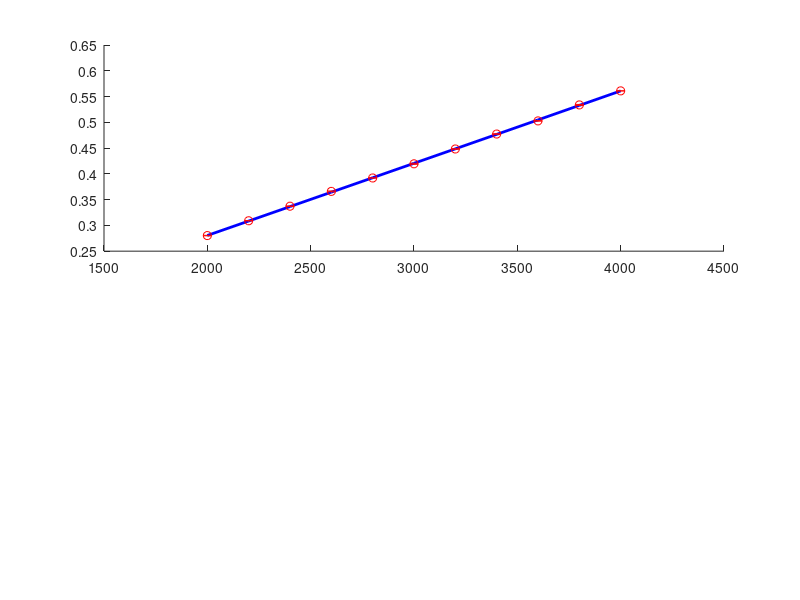

Reproduce this figure in MATLAB. (Note: this script raises an error after producing the figure.)
%% 实验数据（原始测量值）
exp_data = [
    % 11800  11.2 0.374   1.694   1.692   1.691   1.692;
    % 12000  11.2 0.380   1.717   1.719   1.720   1.719;
    % 12200  11.2 0.387   1.750   1.750   1.751   1.750;
    % 19600  10.3 0.636   2.880   2.878   2.879   2.879;
    % 19800  10.3 0.643   2.907   2.908   2.907   2.905;
    % 20000  10.3 0.649   2.936   2.936   2.935   2.937;
  2000   12  0.062    0.280   0.280   0.281   0.280;
    2200   12  0.068    0.309   0.309   0.309   0.309;
    2400   12  0.074    0.337   0.338   0.337   0.337;
    2600   12  0.081    0.365   0.366   0.367   0.366;
    2800   12  0.087    0.392   0.392   0.392   0.392;
    3000   12  0.093    0.418   0.420   0.420   0.420;
    3200   12  0.099    0.448   0.448   0.449   0.448;
    3400   12  0.105    0.477   0.478   0.477   0.477;
    3600   12  0.112    0.503   0.503   0.502   0.503;
    3800   12  0.118    0.533   0.534   0.533   0.535;
    4000   12  0.124    0.561   0.561   0.561   0.561;


  
% 2000,1.241,0.062,0.281,12,0.280,0.280,0.281,0.280,0.280
% 2200,1.241,0.068,0.309,12,0.309,0.309,0.308,0.309,0.307
% 2400,1.241,0.074,0.337,12,0.337,0.337,0.338,0.337,0.337
% 2600,1.241,0.081,0.365,12,0.365,0.366,0.366,0.367,0.365
% 2800,1.241,0.087,0.393,12,0.392,0.392,0.392,0.392,0.392
% 3000,1.241,0.093,0.421,12,0.418,0.420,0.420,0.420,0.420
% 3200,1.241,0.099,0.449,12,0.449,0.448,0.449,0.449,0.450
% 3400,1.241,0.105,0.477,12,0.477,0.478,0.477,0.477,0.478
% 3600,1.241,0.112,0.505,12,0.503,0.503,0.503,0.503,0.502
% 3800,1.241,0.118,0.533,12,0.534,0.533,0.534,0.535,0.533
% 4000,1.241,0.124,0.561,12,0.562,0.561,0.561,0.561,0.561
% 4200,1.241,0.130,0.589,12,0.592,0.590,0.588,0.588,0.589
% 4400,1.241,0.137,0.618,12,0.616,0.614,0.615,0.614,0.616
% 4600,1.241,0.143,0.646,12,0.646,0.646,0.644,0.646,0.643
% 4800,1.241,0.149,0.674,12,0.674,0.676,0.675,0.676,0.675
% 5000,1.241,0.155,0.702,12,0.701,0.703,0.701,0.703,0.704
% 5200,1.241,0.161,0.730,12,0.731,0.729,0.731,0.731,0.729
% 5400,1.241,0.168,0.758,12,0.760,0.759,0.760,0.757,0.757
% 5600,1.241,0.174,0.786,12,0.786,0.786,0.784,0.784,0.782
% 5800,1.241,0.180,0.814,12,0.814,0.813,0.814,0.812,0.813
% 6000,1.241,0.186,0.842,12,0.843,0.845,0.843,0.844,0.843
% 6200,1.241,0.192,0.870,12,0.867,0.867,0.865,0.869,0.869
% 6400,1.241,0.199,0.898,12,0.898,0.898,0.898,0.897,0.898
% 6600,1.241,0.205,0.926,12,0.924,0.922,0.927,0.926,0.926
% 6800,1.268,0.216,0.975,11.2,0.972,0.974,0.970,0.972,0.973
% 7000,1.268,0.222,1.004,11.2,1.003,1.004,1.002,1.003,1.003
% 7200,1.268,0.228,1.033,11.2,1.032,1.036,1.034,1.035,1.034
% 7400,1.268,0.235,1.061,11.2,1.062,1.061,1.061,1.062,1.062
% 7600,1.268,0.241,1.090,11.2,1.091,1.091,1.090,1.089,1.091
% 7800,1.268,0.247,1.119,11.2,1.119,1.117,1.119,1.119,1.200
% 8000,1.268,0.254,1.147,11.2,1.145,1.146,1.145,1.147,1.145
% 8200,1.268,0.260,1.176,11.2,1.175,1.173,1.173,1.173,1.175
% 8400,1.268,0.266,1.205,11.2,1.202,1.206,1.205,1.205,1.206
% 8600,1.268,0.273,1.233,11.2,1.235,1.237,1.235,1.238,1.236
% 8800,1.268,0.279,1.262,11.2,1.258,1.259,1.258,1.257,1.259
% 9000,1.268,0.285,1.291,11.2,1.288,1.289,1.289,1.290,1.291
% 9200,1.268,0.292,1.319,11.2,1.316,1.316,1.316,1.317,1.318
% 9400,1.268,0.298,1.348,11.2,1.350,1.349,1.350,1.348,1.348
% 9600,1.268,0.304,1.377,11.2,1.378,1.375,1.376,1.380,1.378
% 9800,1.268,0.311,1.405,11.2,1.403,1.404,1.402,1.403,1.404
% 10000 11.2 0.317 1.435 1.440 1.439 1.438 ;
% 10200 11.2 0.323 1.459 1.461 1.461 1.459 ;
% 10400 11.2 0.330 1.491 1.490 1.491 1.491 ;
% 10600 11.2 0.336 1.520 1.521 1.520 1.522 ;
% 10800 11.2 0.342 1.544 1.542 1.543 1.546 ;
% 11000 11.2 0.349 1.575 1.573 1.573 1.575 ;
% 11200 11.2 0.355 1.608 1.604 1.607 1.607 ;
% 11400 11.2 0.361 1.630 1.633 1.636 1.634 ;
% 11600 11.2 0.368 1.670 1.665 1.661 1.665 ;
% 11800 11.2 0.374 1.693 1.691 1.692 1.694 ;
% 12000 11.2 0.380 1.717 1.719 1.720 1.719 ;
% 12200 11.2 0.387 1.750 1.751 1.753,1.750;
% 12400 11.2 0.393 1.779 1.782 1.780,1.781;
% 12600 11.2 0.399 1.807 1.803 1.803,1.804;
% 12800 11.2 0.406 1.837 1.838 1.839,1.838;
% 13000 11.2 0.412 1.863 1.865 1.866,1.865;
% 13200,1.268,0.418,1.893,11.2,1.894,1.893,1.894,1.890,1.894
% 13400,1.268,0.425,1.922,11.2,1.918,1.917,1.919,1.917,1.918
% 13600,1.268,0.431,1.950,11.2,1.950,1.951,1.948,1.951,1.949
% 13800,1.268,0.437,1.979,11.2,1.979,1.978,1.978,1.982,1.978
% 14000,1.268,0.444,2.008,11.2,2.010,2.009,2.009,2.010,2.008
% 14200,1.268,0.450,2.036,11.2,2.034,2.037,2.034,2.034,2.036
% 14400,1.268,0.456,2.065,11.2,2.067,2.067,2.066,2.067,2.066
% 14600,1.268,0.463,2.094,11.2,2.091,2.091,2.090,2.089,2.091
% 14800,1.268,0.469,2.122,11.2,2.118,2.119,2.118,2.119,2.122
% 15000,1.268,0.476,2.151,11.2,2.153,2.151,2.152,2.151,2.153
% 15200,1.268,0.482,2.180,11.2,2.177,2.178,2.176,2.180,2.178
% 15400,1.268,0.488,2.208,11.2,2.207,2.209,2.207,2.210,2.207
% 15600,1.268,0.495,2.237,11.2,2.238,2.238,2.237,2.239,2.237
% 15800,1.268,0.501,2.266,11.2,2.264,2.262,2.263,2.263,2.263
% 16000,1.268,0.507,2.295,11.2,2.293,2.293,2.293,2.294,2.293
% 16200,1.268,0.514,2.323,11.2,2.325,2.325,2.325,2.324,2.329
% 16400,1.268,0.520,2.352,11.2,2.349,2.347,2.349,2.351,2.349
% 16600,1.268,0.526,2.381,11.2,2.382,2.381,2.382,2.383,2.382
% 16800,1.268,0.533,2.409,11.2,2.412,2.410,2.412,2.414,2.410
% 17000 1.268 0.539 2.436 2.438 2.441 2.434;
% 17200 1.268 0.545 2.468 2.468 2.466 2.467;
% 17400 1.268 0.552 2.498 2.497 2.496 2.497;
% 17600 1.268 0.558 2.526 2.522 2.527 2.526;
% 17800 1.298 0.578 2.610 2.614 2.609 2.609;
% 18000 1.298 0.584 2.643 2.644 2.645 2.643;
% 18200 1.298 0.591 2.673 2.674 2.672 2.673;
% 18400 1.298 0.597 2.704 2.701 2.699 2.798;
% 18600 1.298 0.604 2.730 2.731 2.732 2.731;
% 18800 1.298 0.610 2.762 2.761 2.759 2.760;
% 19000 10.3 0.617 2.785 2.786 2.788 2.789;
% 19200 10.3 0.623 2.820 2.817 2.817 2.819;
% 19400 10.3 0.630 2.848 2.844 2.848 2.849;
% 19600 10.3 0.636 2.880 2.878 2.879 2.879;
% 19800 10.3 0.643 2.908 2.907 2.906 2.907;
% 20000 10.3 0.649 2.936 2.935 2.936 2.934;

];

%% 理论计算结果（您提供的过渡区数据）
theory_data = [
% 11800      0.371941        1.682620       
% 12000      0.378332        1.711533       
% 12200      0.384724        1.740452       
% 19600      0.621909        2.813450       
% 19800      0.628334        2.842517       
% 20000      0.634760        2.871587
%好
% 11800      0.375164        1.697200       
% 12000      0.381651        1.726549       
% 12200      0.388140        1.755906       
% 19600      0.629161        2.846257       
% 19800      0.635695        2.875818       
% 20000      0.642231        2.905383 
2000       0.062000        0.280481       
2200       0.068186        0.308468       
2400       0.074374        0.336458       
2600       0.080562        0.364456       
2800       0.086754        0.392465       
3000       0.092948        0.420489       
3200       0.099147        0.448532       
3400       0.105351        0.476597       
3600       0.111561        0.504688       
3800       0.117777        0.532809       
4000       0.124000        0.560963  
%会
% 2000       0.062000        0.280481       
% 2200       0.068080        0.307986       
% 2400       0.074179        0.335576       
% 2600       0.080300        0.363269       
% 2800       0.086447        0.391078       
% 3000       0.092623        0.419015       
% 3200       0.098829        0.447091       
% 3400       0.105068        0.475315       
% 3600       0.111341        0.503696       
% 3800       0.117652        0.532243       
% 4000       0.124000        0.560963 
%全，用1.75lg的n
% 10000      0.316855        1.433417       
% 10200      0.323326        1.462692       
% 10400      0.329799        1.491976       
% 10600      0.336274        1.521269       
% 10800      0.342751        1.550571       
% 11000      0.349230        1.579881       
% 11200      0.355711        1.609199       
% 11400      0.362194        1.638525       
% 11600      0.368678        1.667859       
% 11800      0.375164        1.697200       
% 12000      0.381651        1.726549       
% 12200      0.388140        1.755906       
% 12400      0.394631        1.785269       
% 12600      0.401123        1.814640       
% 12800      0.407617        1.844017       
% 13000      0.414113        1.873402       
% 13200      0.420610        1.902793       
% 13400      0.427108        1.932191       
% 13600      0.433608        1.961595       
% 13800      0.440109        1.991005       
% 14000      0.446611        2.020422       
% 14200      0.453115        2.049845       
% 14400      0.459620        2.079273       
% 14600      0.466127        2.108708       
% 14800      0.472635        2.138149       
% 15000      0.479144        2.167595       
% 15200      0.485654        2.197047       
% 15400      0.492165        2.226504       
% 15600      0.498678        2.255967       
% 15800      0.505192        2.285435       
% 16000      0.511707        2.314909       
% 16200      0.518223        2.344387       
% 16400      0.524741        2.373871       
% 16600      0.531259        2.403360       
% 16800      0.537779        2.432854       
% 17000      0.544300        2.462353       
% 17200      0.550821        2.491857       
% 17400      0.557344        2.521365       
% 17600      0.563868        2.550878       
% 17800      0.570393        2.580396       
% 18000      0.576919        2.609919       
% 18200      0.583446        2.639446       
% 18400      0.589974        2.668977       
% 18600      0.596502        2.698513       
% 18800      0.603032        2.728053       
% 19000      0.609563        2.757598       
% 19200      0.616095        2.787147       
% 19400      0.622627        2.816700       
% 19600      0.629161        2.846257       
% 19800      0.635695        2.875818       
% 20000      0.642231        2.905383       
];

%% 数据提取
% 实验数据（仅过渡区2000-4000）
exp_Re = exp_data(1:11, 1);                    % 雷诺数
exp_Q_mean = mean(exp_data(1:11, 4:7), 2);     % 实验流量均值
exp_Q_std = std(exp_data(1:11, 4:7), 0, 2);    % 实验流量标准差

% 理论数据
theory_Re = theory_data(:, 1);
theory_Q = theory_data(:, 3);                  % 理论流量

%% 精确误差计算（保留6位小数）
sim_Q = interp1(theory_Re, theory_Q, exp_Re, 'pchip');
abs_error = sim_Q - exp_Q_mean;
rel_error = (abs_error ./ exp_Q_mean) * 100;   % 相对误差(%)

%% 高精度误差表格输出
fprintf('======== 过渡区(2000-4000)误差分析 ========\n');
fprintf('%-8s %-12s %-12s %-12s %-12s\n',...
        'Re', 'Q_exp', 'Q_theory', 'ΔQ', 'Error(%)');
fprintf('------------------------------------------------\n');
for i = 1:length(exp_Re)
    fprintf('%-8d %-12.6f %-12.6f %-12.6f %-12.6f\n',...
            exp_Re(i), exp_Q_mean(i), theory_Q(i),...
            abs_error(i), rel_error(i));
end
fprintf('\n统计结果:\n');
fprintf('平均绝对误差: %.6f m³/h\n', mean(abs(abs_error)));
fprintf('平均相对误差: %.6f%%\n', mean(abs(rel_error)));
fprintf('最大相对误差: %.6f%% @ Re=%d\n',...
        max(abs(rel_error)), exp_Re(find(abs(rel_error)==max(abs(rel_error)),1)));

%% 精确误差可视化
figure('Position', [100 100 900 600]);

% 流量对比图
subplot(2,1,1);
hold on;
% 理论曲线
plot(theory_Re, theory_Q, 'b-', 'LineWidth', 2, 'DisplayName', '理论值'); 
% 实验数据
errorbar(exp_Re, exp_Q_mean, exp_Q_std, 'ro',...
    'MarkerSize', 8, 'MarkerFaceColor', 'r',...
    'LineWidth', 1.5, 'DisplayName', '实验值');
% 图表美化
xlabel('雷诺数 Re', 'FontSize', 11, 'FontWeight', 'bold');
ylabel('流量 Q (m³/h)', 'FontSize', 11, 'FontWeight', 'bold');
title('过渡区流量对比（理论vs实验）', 'FontSize', 12, 'FontWeight', 'bold');
legend('Location', 'northwest');
grid on;
set(gca, 'FontSize', 10, 'LineWidth', 1.2, 'XTick', theory_Re);

% 误差分布图（精确到0.0001%）
subplot(2,1,2);
bar(exp_Re, rel_error, 0.6, 'FaceColor', [0.2 0.6 0.9]);
hold on;
% 误差标签
for i = 1:length(exp_Re)
    text(exp_Re(i), rel_error(i)+sign(rel_error(i))*0.02,...
        sprintf('%.4f%%', rel_error(i)),...
        'HorizontalAlignment', 'center', 'FontSize', 8);
end
% 辅助线
yline(0, 'k-', 'LineWidth', 1);
% 图表美化
xlabel('雷诺数 Re', 'FontSize', 11, 'FontWeight', 'bold');
ylabel('相对误差 (%)', 'FontSize', 11, 'FontWeight', 'bold');
title(sprintf('相对误差分布 (平均: %.4f%%)', mean(abs(rel_error))),...
      'FontSize', 12, 'FontWeight', 'bold');
grid on;
set(gca, 'FontSize', 10, 'LineWidth', 1.2, 'XTick', exp_Re);
ylim([min(rel_error)-0.1, max(rel_error)+0.1]);
%% 精确误差可视化（含绝对误差分布图）
figure('Position', [100 100 1000 800]);

% 1. 流量对比图
subplot(3,1,1);
hold on;
plot(theory_Re, theory_Q, 'b-o', 'LineWidth', 2, 'MarkerSize', 6, 'MarkerFaceColor', 'b', 'DisplayName', '理论值'); 
errorbar(exp_Re, exp_Q_mean, exp_Q_std, 'rs--',...
    'MarkerSize', 8, 'MarkerFaceColor', 'r',...
    'LineWidth', 1.5, 'DisplayName', '实验值±标准差');

title('湍流区流量对比 (Re=11800-20000)', 'FontSize', 12, 'FontWeight', 'bold');
xlabel('雷诺数 Re', 'FontSize', 11);
ylabel('流量 Q (m³/h)', 'FontSize', 11);
legend('Location', 'northwest');
grid on;
set(gca, 'XTick', theory_Re, 'FontSize', 10);

% 2. 绝对误差分布图（柱状图+数值标签）
subplot(3,1,2);
abs_error_ml = abs_error * 1000; % 转换为毫升/小时更直观
bar(exp_Re, abs_error_ml, 0.6, 'FaceColor', [0.4 0.7 0.9]);
hold on;

% 添加数据标签（精确到0.1 mL/h）
for i = 1:length(exp_Re)
    text(exp_Re(i), abs_error_ml(i) + 2*sign(abs_error_ml(i)),...
        sprintf('%.1f', abs_error_ml(i)),...
        'HorizontalAlignment', 'center', 'FontSize', 9, 'FontWeight', 'bold');
end

title('绝对误差分布', 'FontSize', 12, 'FontWeight', 'bold');
xlabel('雷诺数 Re', 'FontSize', 11);
ylabel('绝对误差 (×10^{-3} m³/h)', 'FontSize', 11);
yline(0, 'k-', 'LineWidth', 1);
grid on;
set(gca, 'XTick', exp_Re, 'FontSize', 10);
ylim([min(abs_error_ml)-10, max(abs_error_ml)+10]);

% 3. 相对误差分布图
subplot(3,1,3);
bar(exp_Re, rel_error, 0.6, 'FaceColor', [0.9 0.6 0.3]);
hold on;

% 添加数据标签（精确到0.01%）
for i = 1:length(exp_Re)
    text(exp_Re(i), rel_error(i) + 0.2*sign(rel_error(i)),...
        sprintf('%.2f%%', rel_error(i)),...
        'HorizontalAlignment', 'center', 'FontSize', 9, 'FontWeight', 'bold');
end

title('相对误差分布', 'FontSize', 12, 'FontWeight', 'bold');
xlabel('雷诺数 Re', 'FontSize', 11);
ylabel('相对误差 (%)', 'FontSize', 11);
yline(0, 'k-', 'LineWidth', 1);
grid on;
set(gca, 'XTick', exp_Re, 'FontSize', 10);
ylim([min(rel_error)-0.5, max(rel_error)+0.5]);

%% 添加全局统计标注
% annotation('textbox', [0.15 0.95 0.7 0.03], 'String',...
%     sprintf('全局统计: 平均绝对误差=%.2f×10^{-3}m³/h | 平均相对误差=%.2f%% | 最大误差=%.2f%% @Re=%d',...
%     mean(abs(abs_error_ml)), mean(abs(rel_error)),...
%     max(abs(rel_error)), exp_Re(find(abs(rel_error)==max(abs(rel_error)),1))),...
%     'EdgeColor', 'none', 'HorizontalAlignment', 'center', 'FontSize', 10, 'FontWeight', 'bold');
%% 新增：传统时差法与理论流速对比（完整代码补充在原代码最后）
figure('Position',[100 100 1000 400], 'Color','w')

% 从实验数据提取测量流速
exp_v_measured = exp_data(:,3);  % 实验测量的线平均流速（时差法直接测得）

% 从理论数据获取面平均流速（需要转换）
D = 0.04; % 管道直径(m)
A = pi*(D/2)^2; % 截面积(m²)
theory_v_surface = theory_Q/3600/A; % 理论面平均流速(m/s)

% 计算时差法直接将线平均流速作为面平均流速的误差
error_v = (exp_v_measured - theory_v_surface)./theory_v_surface*100;

% 绘制误差对比图
subplot(1,2,1)
hold on; grid on; box on
plot(exp_Re, exp_v_measured, 'bo-', 'LineWidth',1.5, 'MarkerSize',8, 'MarkerFaceColor','b', 'DisplayName','测量值')
plot(exp_Re, theory_v_surface, 'rs--', 'LineWidth',2, 'MarkerSize',8, 'DisplayName','理论流速')
xlabel('雷诺数 Re', 'FontSize',11)
ylabel('流速 (m/s)', 'FontSize',11)
title('(a) 流速测量值对比', 'FontSize',12)
legend('Location','northwest')
set(gca, 'FontSize',10)

subplot(1,2,2)
hold on; grid on; box on
bar(exp_Re, error_v, 0.6, 'FaceColor',[0.8 0.2 0.2])
for i = 1:length(exp_Re)
    text(exp_Re(i), error_v(i)+sign(error_v(i))*0.1, sprintf('%.2f%%',error_v(i)),...
        'HorizontalAlignment','center', 'FontSize',10)
end
yline(0, 'k-', 'LineWidth',1.2)
xlabel('雷诺数 Re', 'FontSize',11)
ylabel('相对误差 (%)', 'FontSize',11)
title('(b) 流速相对误差', 'FontSize',12)
ylim([min(error_v)-0.5 max(error_v)+0.5])
set(gca, 'FontSize',10)

% 误差统计
fprintf('\n====== 流速测量误差分析 ======\n');
fprintf('平均绝对误差: %.2f%%\n', mean(abs(error_v)));
fprintf('最大误差: %.2f%% @ Re=%d\n', max(abs(error_v)), exp_Re(find(abs(error_v)==max(abs(error_v)),1)));
